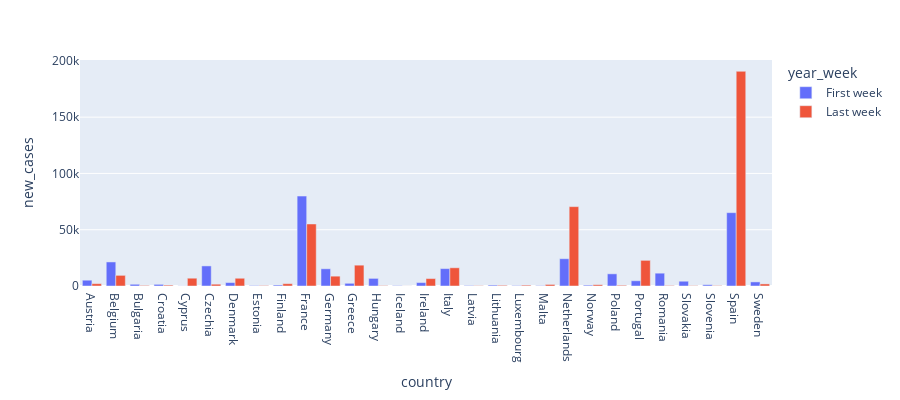

The code cell stored with this chart in its notebook:
### Code cell
#Concat df_fw & df_lw to plot on the same plot
import plotly.express as px
df_flw =  pd.concat([df_fw, df_lw], axis=0, join="inner")
df_flw.replace("2020-40", "First week", inplace = True)
df_flw.replace("2021-28", "Last week", inplace = True)

fig = px.bar(df_flw, x="country", y="new_cases",
             color='year_week', barmode='group',
             height=400)
fig.show()

### Figure 1 — Plotly figure (JSON) as saved in the notebook; plotly's stock layout.template omitted (floating-point values rounded to 4 significant figures)
{"data": [{"alignmentgroup": "True", "hovertemplate": "year_week=First week<br>country=%{x}<br>new_cases=%{y}<extra></extra>", "legendgroup": "First week", "marker": {"color": "#636efa", "pattern": {"shape": ""}}, "name": "First week", "offsetgroup": "First week", "orientation": "v", "showlegend": true, "textposition": "auto", "type": "bar", "x": ["Austria", "Belgium", "Bulgaria", "Croatia", "Cyprus", "Czechia", "Denmark", "Estonia", "Finland", "France", "Germany", "Greece", "Hungary", "Iceland", "Ireland", "Italy", "Latvia", "Lithuania", "Luxembourg", "Malta", "Netherlands", "Norway", "Poland", "Portugal", "Romania", "Slovakia", "Slovenia", "Spain", "Sweden"], "xaxis": "x", "y": [5152, 21365, 1532, 1462, 128, 17849, 3043, 407, 856, 79885, 15287, 2398, 6764, 298, 3042, 15459, 410, 800, 352, 311, 24239, 743, 10810, 4643, 11392, 4238, 1148, 65146, 3638], "yaxis": "y"}, {"alignmentgroup": "True", "hovertemplate": "year_week=Last week<br>country=%{x}<br>new_cases=%{y}<extra></extra>", "legendgroup": "Last week", "marker": {"color": "#EF553B", "pattern": {"shape": ""}}, "name": "Last week", "offsetgroup": "Last week", "orientation": "v", "showlegend": true, "textposition": "auto", "type": "bar", "x": ["Austria", "Belgium", "Bulgaria", "Croatia", "Cyprus", "Czechia", "Denmark", "Estonia", "Finland", "France", "Germany", "Greece", "Hungary", "Iceland", "Ireland", "Italy", "Latvia", "Lithuania", "Luxembourg", "Malta", "Netherlands", "Norway", "Poland", "Portugal", "Romania", "Slovakia", "Slovenia", "Spain", "Sweden"], "xaxis": "x", "y": [2067, 9461, 503, 772, 6924, 1597, 6873, 374, 2074, 55091, 8738, 18503, 325, 43, 6588, 16182, 260, 612, 749, 1376, 70503, 1142, 626, 22784, 403, 280, 327, 190726, 1858], "yaxis": "y"}], "layout": {"barmode": "group", "height": 400, "legend": {"title": {"text": "year_week"}, "tracegroupgap": 0}, "margin": {"t": 60}, "xaxis": {"anchor": "y", "domain": [0, 1], "title": {"text": "country"}}, "yaxis": {"anchor": "x", "domain": [0, 1], "title": {"text": "new_cases"}}}}
